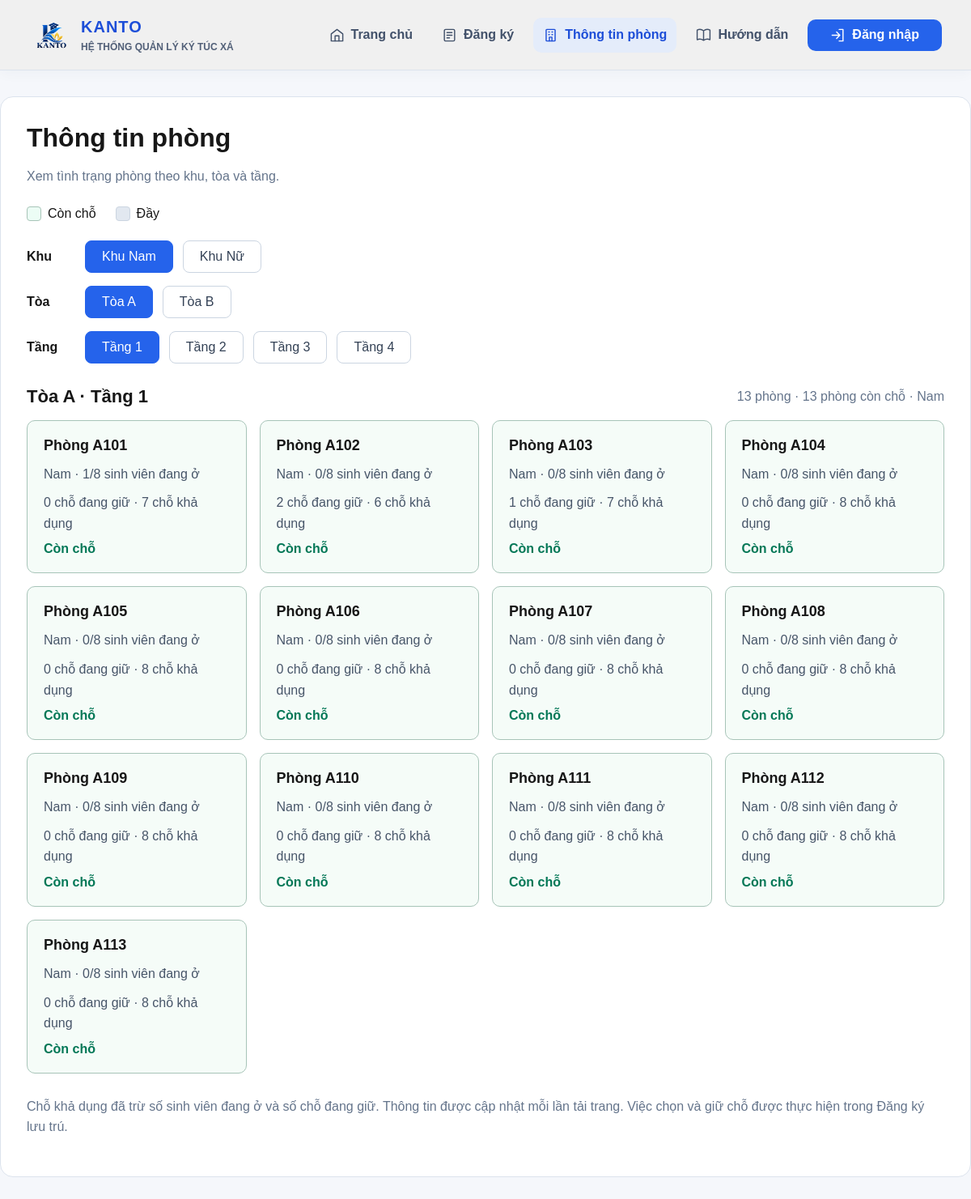
/index.php?action=rooms, run on the app's committed database.
### tables this page shows
CREATE TABLE `toanha` (
  `MaToa` varchar(10) NOT NULL,
  `TenToa` varchar(100) NOT NULL,
  PRIMARY KEY (`MaToa`),
  UNIQUE KEY `uq_toanha_ten` (`TenToa`)
);

CREATE TABLE `phong` (
  `MaPhong` varchar(10) NOT NULL,
  `MaToa` varchar(10) NOT NULL,
  `SoPhong` varchar(20) NOT NULL,
  `Tang` tinyint unsigned NOT NULL,
  `GioiTinhPhong` enum('Nam','Nữ') NOT NULL,
  `SucChua` int NOT NULL,
  PRIMARY KEY (`MaPhong`),
  UNIQUE KEY `uq_phong_toa_sophong` (`MaToa`,`SoPhong`),
  KEY `idx_phong_matoa` (`MaToa`),
  KEY `idx_phong_toa_tang` (`MaToa`,`Tang`)
);

### controllers/RoomController.php (called while the page is built, shortened)
<?php
require_once __DIR__ . '/../config/app.php';
require_once __DIR__ . '/../models/Room.php';
class RoomController
{
    public function show(): void
    {
        $gender = 'Nam';
        $buildingId = $floor = null;
        $buildings = $floors = $rooms = [];
        $selectedBuilding = null;
        $message = '';
        if (!$message) {
            $gender = $_GET['GioiTinhPhong'] ?? 'Nam';
            $buildingId = $_GET['MaToa'] ?? null;
            $floorInput = $_GET['Tang'] ?? null;
            if (!in_array($gender, ['Nam', 'Nữ'], true)
                || ($buildingId !== null && ($buildingId === '' || mb_strlen($buildingId) > 10))
                || ($floorInput !== null && (!preg_match('/^[1-9][0-9]{0,2}$/D', $floorInput) || (int) $floorInput > 255))) {
                $message = 'Bộ lọc phòng không hợp lệ. Vui lòng chọn lại khu, tòa và tầng.';
            } else {
                $floor = $floorInput === null ? null : (int) $floorInput;
            }
        }
        if ($message) {
            http_response_code(400);
        } else {
            try {
                $model = new Room($this->db);
                $buildings = $model->buildings($gender);
                $buildingId ??= $buildings[0]['MaToa'] ?? null;
                foreach ($buildings as $building) {
                    if ($building['MaToa'] === $buildingId) {
                        $selectedBuilding = $building;
                    }
                }
                if ($buildingId !== null && !$selectedBuilding) {
                    $message = 'Tòa đã chọn không thuộc khu này hoặc không có phòng.';
                    http_response_code(400);
                } elseif ($selectedBuilding) {
                    $floors = $model->floors($gender, $buildingId);
                    $floor ??= $floors[0] ?? null;
                    if (!in_array($floor, $floors, true)) {
                        $message = 'Tầng đã chọn không có trong tòa này.';
                        http_response_code(400);
                    } else {
                        $rooms = $model->rooms($gender, $buildingId, $floor);
                    }
                } elseif ($floor !== null) {
                    $message = 'Không có tòa và tầng phù hợp với bộ lọc.';
                    http_response_code(400);
                }
            } catch (PDOException $error) {
                http_response_code(500);
                $message = 'Chưa thể tải thông tin phòng. Vui lòng thử lại sau.';
                $rooms = [];
            }
        }
        require __DIR__ . '/../views/rooms/information.php';
    }
}

### config/app.php (called while the page is built, shortened)
<?php
function appUrl(string $path = ''): string
{
    $base = getenv('APP_BASE_PATH');
    $base = $base === false ? '/Kanto-KTX' : $base;
    return '/' . trim(trim($base, '/') . '/' . ltrim($path, '/'), '/');
}

### models/Room.php (called while the page is built, shortened)
<?php
class Room
{
    public function buildings(string $gender): array
    {
        $stmt = $this->db->prepare('SELECT DISTINCT t.MaToa, t.TenToa
            FROM toanha t JOIN phong p ON p.MaToa = t.MaToa
            WHERE p.GioiTinhPhong = ? ORDER BY t.TenToa, t.MaToa');
        $stmt->execute([$gender]);
        return $stmt->fetchAll();
    }
    public function floors(string $gender, string $building): array
    {
        $stmt = $this->db->prepare('SELECT DISTINCT Tang FROM phong
            WHERE GioiTinhPhong = ? AND MaToa = ? ORDER BY Tang');
        $stmt->execute([$gender, $building]);
        return array_map('intval', $stmt->fetchAll(PDO::FETCH_COLUMN));
    }
    public function rooms(string $gender, ?string $building = null, ?int $floor = null, bool $availableOnly = false): array
    {
        return $this->queryRooms($gender, $building, $floor, $availableOnly);
    }
    private function queryRooms(?string $gender = null, ?string $building = null, ?int $floor = null, bool $availableOnly = false, ?string $roomId = null): array
    {
        $roomConstraint = $roomId === null ? '' : ' AND MaPhong = ?';
        $sql = "SELECT p.*, t.TenToa,
            COALESCE(h.DangO, 0) AS DangO, COALESCE(d.DangGiu, 0) AS DangGiu,
            p.SucChua - COALESCE(h.DangO, 0) - COALESCE(d.DangGiu, 0) AS ConCho
            FROM phong p JOIN toanha t ON t.MaToa = p.MaToa
            LEFT JOIN (SELECT MaPhong, COUNT(*) AS DangO FROM hopdong
                WHERE TrangThai = 'Còn hạn' $roomConstraint GROUP BY MaPhong) h ON h.MaPhong = p.MaPhong
            LEFT JOIN (SELECT MaPhong, COUNT(*) AS DangGiu FROM dondangky
                WHERE (TrangThai = 'Chờ duyệt' OR (TrangThai = 'Đã duyệt' AND MaHopDong IS NULL)) $roomConstraint
                GROUP BY MaPhong) d ON d.MaPhong = p.MaPhong
            WHERE 1=1";
        $params = $roomId === null ? [] : [$roomId, $roomId];
        if ($gender !== null) {
            $sql .= ' AND p.GioiTinhPhong = ?';
            $params[] = $gender;
        }
        if ($building !== null) {
            $sql .= ' AND p.MaToa = ?';
            $params[] = $building;
        }
        if ($floor !== null) {
            $sql .= ' AND p.Tang = ?';
            $params[] = $floor;
        }
        $stmt = $this->db->prepare($sql . ' ORDER BY t.TenToa, p.Tang, p.SoPhong, p.MaPhong');
        $stmt->execute($params);
        return $stmt->fetchAll();
    }
}

### views/rooms/information.php (the view, shortened to what this page needs)
<?php
$escape = fn($value) => htmlspecialchars((string) $value, ENT_QUOTES, 'UTF-8');
$filterUrl = fn(array $filters) => appUrl('index.php?' . http_build_query(['action' => 'rooms'] + $filters));
$available = count(array_filter($rooms, fn($room) => (int) $room['ConCho'] > 0));
?>
<!DOCTYPE html>
<html lang="vi">
<head>
    <link rel="stylesheet" href="<?= $escape(appUrl('assets/css/style.css')) ?>">
    <link rel="stylesheet" href="<?= $escape(appUrl('assets/css/room-information.css')) ?>">
</head>
<body class="home-page room-information-page">
<?php require __DIR__ . '/../../includes/header.php'; ?>
<main class="room-information-shell">
    <h1>Thông tin phòng</h1>
    <p class="room-introduction">Xem tình trạng phòng theo khu, tòa và tầng.</p>
    <div class="room-legend" aria-label="Chú thích trạng thái phòng">
        <span><i aria-hidden="true"></i>Còn chỗ</span>
        <span><i class="full" aria-hidden="true"></i>Đầy</span>
    </div>
    <nav class="room-information-filters" aria-label="Bộ lọc phòng">
        <div class="room-filter-row">
            <strong>Khu</strong>
            <?php foreach (['Nam', 'Nữ'] as $option): ?>
                <a href="<?= $escape($filterUrl(['GioiTinhPhong' => $option])) ?>"<?= $gender === $option ? ' aria-current="true"' : '' ?>>Khu <?= $option ?></a>
            <?php endforeach; ?>
        </div>
        <?php if ($buildings): ?>
        <div class="room-filter-row">
            <strong>Tòa</strong>
            <?php foreach ($buildings as $building): ?>
                <a href="<?= $escape($filterUrl(['GioiTinhPhong' => $gender, 'MaToa' => $building['MaToa']])) ?>"<?= $buildingId === $building['MaToa'] ? ' aria-current="true"' : '' ?>><?= $escape($building['TenToa']) ?></a>
            <?php endforeach; ?>
        </div>
        <?php endif; ?>
        <?php if ($floors): ?>
        <div class="room-filter-row">
            <strong>Tầng</strong>
            <?php foreach ($floors as $option): ?>
                <a href="<?= $escape($filterUrl(['GioiTinhPhong' => $gender, 'MaToa' => $buildingId, 'Tang' => $option])) ?>"<?= $floor === $option ? ' aria-current="true"' : '' ?>>Tầng <?= $option ?></a>
            <?php endforeach; ?>
        </div>
        <?php endif; ?>
    </nav>
    <?php if ($message): ?>
        <div class="room-information-error" role="alert">
            <p><?= $escape($message) ?></p>
            <a href="<?= $escape(appUrl('index.php?action=rooms')) ?>">Chọn lại bộ lọc</a>
        </div>
    <?php else: ?>
        <?php if ($selectedBuilding): ?>
        <div class="room-results-heading">
            <h2><?= $escape($selectedBuilding['TenToa']) ?> · Tầng <?= $floor ?></h2>
            <p><?= count($rooms) ?> phòng · <?= $available ?> phòng còn chỗ · <?= $escape($gender) ?></p>
        </div>
        <?php endif; ?>
        <div class="room-information-grid">
            <?php foreach ($rooms as $room): ?>
                <?php $isFull = (int) $room['ConCho'] <= 0; ?>
                <article class="room-information-card<?= $isFull ? ' full' : '' ?>">
                    <h3>Phòng <?= $escape($room['SoPhong']) ?></h3>
                    <p><?= $escape($room['GioiTinhPhong']) ?> · <?= (int) $room['DangO'] ?>/<?= (int) $room['SucChua'] ?> sinh viên đang ở</p>
                    <p><?= (int) $room['DangGiu'] ?> chỗ đang giữ · <?= max(0, (int) $room['ConCho']) ?> chỗ khả dụng</p>
                    <strong class="room-status"><?= $isFull ? 'Đầy' : 'Còn chỗ' ?></strong>
                </article>
            <?php endforeach; ?>
        </div>
    <?php endif; ?>
    <p class="room-information-note">Chỗ khả dụng đã trừ số sinh viên đang ở và số chỗ đang giữ. Thông tin được cập nhật mỗi lần tải trang. Việc chọn và giữ chỗ được thực hiện trong Đăng ký lưu trú.</p>
</main>
</body>
</html>

### index.php (shortened to what this page needs)
<?php
$action = is_string($_GET['action'] ?? null) ? $_GET['action'] : '';
if ($action === 'rooms') {
    require_once __DIR__ . '/config/db.php';
    require_once __DIR__ . '/controllers/RoomController.php';
    (new RoomController($pdo))->show();
    exit;
}
?>
        <?php require __DIR__ . '/includes/header.php'; ?>

### includes/header.php
<header class="site-header">
    <a class="site-brand" href="<?= htmlspecialchars(appUrl('index.php'), ENT_QUOTES, 'UTF-8') ?>" aria-label="Kanto — Trang chủ">
        <img src="<?= htmlspecialchars(appUrl('assets/images/logo.png'), ENT_QUOTES, 'UTF-8') ?>" alt="" class="site-logo">
        <span class="site-brand-text">
            <strong>KANTO</strong>
            <span>HỆ THỐNG QUẢN LÝ KÝ TÚC XÁ</span>
        </span>
    </a>
    <nav class="site-nav" aria-label="Điều hướng chính">
        <a href="<?= htmlspecialchars(appUrl('index.php'), ENT_QUOTES, 'UTF-8') ?>"<?= empty($_GET['action']) ? ' aria-current="page"' : '' ?>><svg viewBox="0 0 24 24" aria-hidden="true"><path d="m3 10 9-7 9 7v11H3Z"/><path d="M9 21v-8h6v8"/></svg>Trang chủ</a>
        <a href="<?= htmlspecialchars(appUrl('index.php?action=register'), ENT_QUOTES, 'UTF-8') ?>"<?= ($_GET['action'] ?? '') === 'register' ? ' aria-current="page"' : '' ?>><svg viewBox="0 0 24 24" aria-hidden="true"><rect x="4" y="3" width="16" height="18" rx="2"/><path d="M8 8h8M8 12h8M8 16h4"/></svg>Đăng ký</a>
        <a href="<?= htmlspecialchars(appUrl('index.php?action=rooms'), ENT_QUOTES, 'UTF-8') ?>"<?= ($_GET['action'] ?? '') === 'rooms' ? ' aria-current="page"' : '' ?>><svg viewBox="0 0 24 24" aria-hidden="true"><rect x="5" y="3" width="14" height="18" rx="1"/><path d="M9 7h1M14 7h1M9 11h1M14 11h1M10 21v-6h4v6"/></svg>Thông tin phòng</a>
        <a href="<?= htmlspecialchars(appUrl('index.php?action=guide'), ENT_QUOTES, 'UTF-8') ?>"<?= ($_GET['action'] ?? '') === 'guide' ? ' aria-current="page"' : '' ?>><svg viewBox="0 0 24 24" aria-hidden="true"><path d="M12 5C8 2 4 3 2 4v15c4-2 7-1 10 1 3-2 6-3 10-1V4c-2-1-6-2-10 1Zm0 0v15"/></svg>Hướng dẫn</a>
        <a class="site-login" href="<?= htmlspecialchars(appUrl('index.php?action=login'), ENT_QUOTES, 'UTF-8') ?>"><svg viewBox="0 0 24 24" aria-hidden="true"><path d="M14 3h6v18h-6M3 12h12M10 7l5 5-5 5"/></svg>Đăng nhập</a>
    </nav>
</header>

### assets/css/style.css (style rules this page uses)
* { box-sizing: border-box; }
.home-page { margin: 0; background: #fff; color: #171717; font-family: Arial, sans-serif; padding: 0; }
.site-header { background: #f0f0f0; display: flex; align-items: center; justify-content: space-between; gap: 24px; padding: 16px clamp(16px, 3vw, 48px); border-bottom: 1px solid #dce3ed; box-shadow: 0 3px 16px #1933550a; z-index: 1; }
.site-brand { display: flex; align-items: center; gap: 10px; color: inherit; text-decoration: none; }
.site-logo { width: 54px; height: 54px; object-fit: contain; }
.site-brand-text { display: grid; gap: 6px; }
.site-brand-text strong { font-size: 16px; }
.site-brand-text > span { font-size: 12px; font-weight: 700; }
.site-nav { display: flex; align-items: center; flex-wrap: wrap; gap: 12px; }
.site-nav a, .site-nav button { border: 0; display: inline-flex; align-items: center; gap: 8px; padding: 12px; border-radius: 10px; background: transparent; color: #42516a; font: 600 16px Arial, sans-serif; text-decoration: none; }
.site-nav .site-login { padding: 10px 28px; background: #2563eb; color: #fff; }
.site-nav a[aria-current="page"] { background: #e4ecfa; color: #1d4ed8; }
.site-nav svg { width: 19px; height: 19px; fill: none; stroke: currentColor; stroke-width: 1.8; stroke-linecap: round; stroke-linejoin: round; }
.home-page .site-brand-text strong { color: #1d4ed8; font-size: 20px; letter-spacing: 1px; }
.home-page .site-brand-text > span { color: #526078; }

### assets/css/room-information.css (style rules this page uses)
.room-information-page { background: #f5f7fb; }
.room-information-shell { max-width: 1320px; margin: 32px auto; padding: 32px; background: white; border: 1px solid #dce3ed; border-radius: 16px; }
.room-information-shell h1 { margin: 0 0 12px; font-size: 32px; }
.room-introduction, .room-information-note, .room-results-heading p { color: #64748b; line-height: 1.6; }
.room-legend { display: flex; flex-wrap: wrap; gap: 24px; margin: 24px 0; }
.room-legend span { display: flex; align-items: center; gap: 8px; }
.room-legend i { width: 18px; height: 18px; border: 1px solid #a7c4b8; background: #ecfdf5; border-radius: 4px; }
.room-legend i.full { border-color: #cbd5e1; background: #e2e8f0; }
.room-information-filters { display: grid; gap: 16px; margin-bottom: 28px; }
.room-filter-row { display: flex; flex-wrap: wrap; align-items: center; gap: 12px; }
.room-filter-row > strong { width: 60px; }
.room-filter-row a { padding: 10px 20px; border: 1px solid #cbd5e1; border-radius: 8px; text-decoration: none; color: #334155; }
.room-filter-row a[aria-current] { background: #2563eb; border-color: #2563eb; color: white; }
.room-results-heading { display: flex; flex-wrap: wrap; justify-content: space-between; align-items: center; gap: 12px; margin: 0 0 16px; }
.room-results-heading h2 { margin: 0; font-size: 22px; }
.room-results-heading p { margin: 0; }
.room-information-grid { display: grid; grid-template-columns: repeat(auto-fit, minmax(220px, 1fr)); gap: 16px; }
.room-information-card { padding: 20px; border: 1px solid #a7c4b8; background: #f5fcf8; border-radius: 10px; overflow-wrap: anywhere; }
.room-information-card h3 { margin: 0 0 12px; font-size: 18px; }
.room-information-card p { margin: 0 0 10px; color: #475569; line-height: 1.6; }
.room-status { color: #047857; }
.room-information-note { margin-top: 28px; }

### data on the page
toanha: TenToa "Tòa A"
toanha: TenToa "Tòa B"
phong: SoPhong "A101", GioiTinhPhong "Nam", DangO "1", SucChua "8", DangGiu "0", max(0, (int) $room['ConCho']) "7"
phong: SoPhong "A102", GioiTinhPhong "Nam", DangO "0", SucChua "8", DangGiu "2", max(0, (int) $room['ConCho']) "6"
phong: SoPhong "A103", GioiTinhPhong "Nam", DangO "0", SucChua "8", DangGiu "1", max(0, (int) $room['ConCho']) "7"
phong: SoPhong "A104", GioiTinhPhong "Nam", DangO "0", SucChua "8", DangGiu "0", max(0, (int) $room['ConCho']) "8"
phong: SoPhong "A105", GioiTinhPhong "Nam", DangO "0", SucChua "8", DangGiu "0", max(0, (int) $room['ConCho']) "8"
phong: SoPhong "A106", GioiTinhPhong "Nam", DangO "0", SucChua "8", DangGiu "0", max(0, (int) $room['ConCho']) "8"
phong: SoPhong "A107", GioiTinhPhong "Nam", DangO "0", SucChua "8", DangGiu "0", max(0, (int) $room['ConCho']) "8"
phong: SoPhong "A108", GioiTinhPhong "Nam", DangO "0", SucChua "8", DangGiu "0", max(0, (int) $room['ConCho']) "8"
phong: SoPhong "A109", GioiTinhPhong "Nam", DangO "0", SucChua "8", DangGiu "0", max(0, (int) $room['ConCho']) "8"
phong: SoPhong "A110", GioiTinhPhong "Nam", DangO "0", SucChua "8", DangGiu "0", max(0, (int) $room['ConCho']) "8"
phong: SoPhong "A111", GioiTinhPhong "Nam", DangO "0", SucChua "8", DangGiu "0", max(0, (int) $room['ConCho']) "8"
phong: SoPhong "A112", GioiTinhPhong "Nam", DangO "0", SucChua "8", DangGiu "0", max(0, (int) $room['ConCho']) "8"
phong: SoPhong "A113", GioiTinhPhong "Nam", DangO "0", SucChua "8", DangGiu "0", max(0, (int) $room['ConCho']) "8"

### other printed values
$option "Nam"
$option "Nữ"
$option "1"
$option "2"
$option "3"
$option "4"
$floor "1"
count($rooms) "13"
$available "13"
$escape($gender) "Nam"
